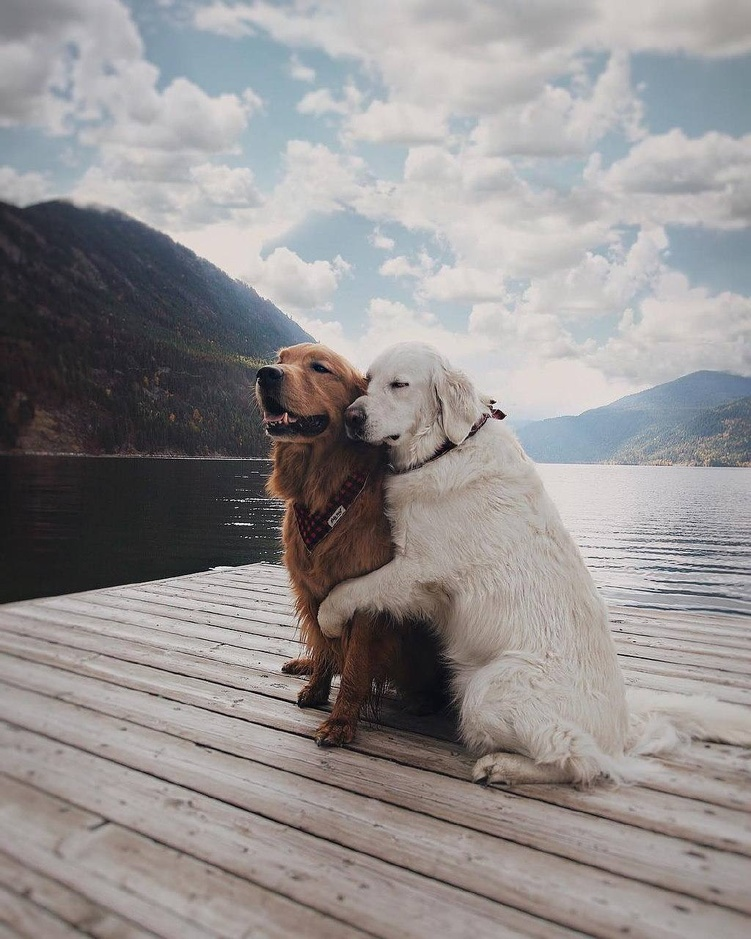
#> input picture doggy.jpg, 751 x 939 px, shrunk from 1024 x 1280 before the run
$ python canvas_01.py
#> lines starting #> are read from the running program, lines starting #| are printed output that depends on the picture
# -*- coding: utf-8 -*-


from PIL import Image,ImageEnhance
img=Image.open('doggy.jpg')
#> img is the input picture: PIL image 751x939 RGB; mean R, G, B 147.7, 143.7, 143.8
#img.show()
img=img.convert('RGB')

enh=ImageEnhance.Brightness(img)
images=[]

for i in range(10):
    images.append(enh.enhance(i/10))
#> after the loop, images = 10 items
    #images[i].show()

#print(images)
#images[0].show()

out=images[0]
#> out: PIL image 751x939 RGB; every value is 0

canvas=Image.new(out.mode, (3*out.width,3*out.height))
#> canvas: PIL image 2253x2817 RGB; every value is 0

x,y=0,0

for i in images[1:]:
    canvas.paste(i,(x,y))

    if x+i.width==canvas.width:
        x=0
        y+=i.height
    else:
        x+=i.width
#> this loop made 9 passes
#> (x, y) on passes 3, 6, 9: (0, 939), (0, 1878), (0, 2817)
#> x on passes 1, 2, 4, 5, 7, 8: 751, 1502, 751, 1502, 751, 1502
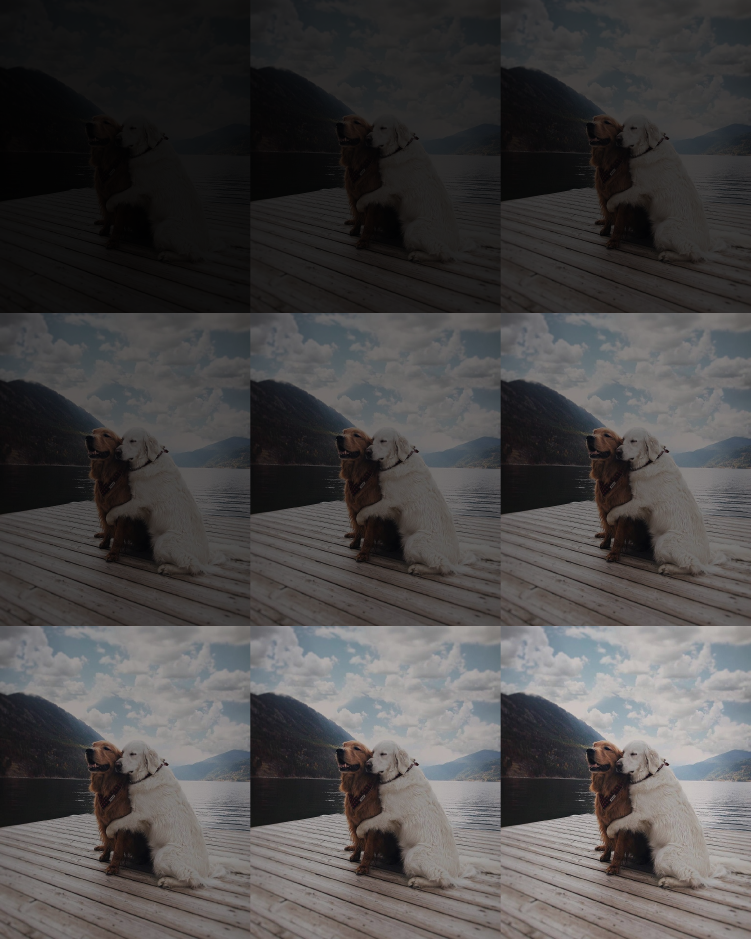
#> canvas: PIL image 2253x2817 RGB (shown at 1/3 size); mean R, G, B 73.5, 71.5, 71.5
#> after the loop, x = 0; y = 2817

canvas.show()
canvas.save('doggy_canvas.png')
